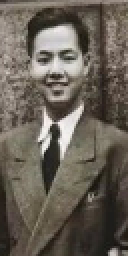
#> input picture face_recog_steps/li.png, 64 x 128 px (shown 2 times larger)
$ python calc_gradients_opencv.py   (older library calls are emulated)
#> lines starting #> are read from the running program, lines starting #| are printed output that depends on the picture
## Python gradient calculation
import cv2
import numpy as np

# Read image
im = cv2.imread('li.png')
#> im is the input picture: shape (128, 64, 3); mean B, G, R 86.1, 96.3, 103.8
im = np.float32(im) / 255.0

# Calculate gradient
gx = cv2.Sobel(im, cv2.CV_32F, 1, 0, ksize=1)
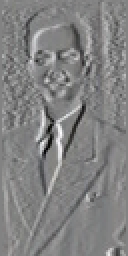
#> gx: shape (128, 64, 3) float32 (shown 2 times larger); mean B, G, R -0.0012, -0.00112, -0.000933; drawn with min black and max white
gy = cv2.Sobel(im, cv2.CV_32F, 0, 1, ksize=1)
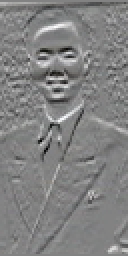
#> gy: shape (128, 64, 3) float32 (shown 2 times larger); mean B, G, R -0.00293, -0.003, -0.00325; drawn with min black and max white

print("gx ={}".format(gx))
#> (printed output is left out)
print("gy ={}".format(gy))
#> (printed output is left out)

# To use OpenCV to calculate magnitude and direction
# Python Calculate gradient magnitude and direction ( in degrees )
mag, angle = cv2.cartToPolar(gx, gy, angleInDegrees=True)
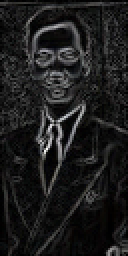
#> mag: shape (128, 64, 3) float32 (shown 2 times larger); mean B, G, R 0.125, 0.125, 0.125; drawn with min black and max white
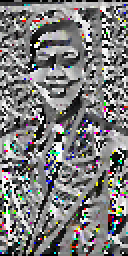
#> angle: shape (128, 64, 3) float32 (shown 2 times larger); mean B, G, R 175.2, 175.4, 175.8; drawn with min black and max white

print("len(mag)={}".format(len(mag)))
#| len(mag)=128
print("len(angle)={}".format(len(angle)))
#| len(angle)=128
print("len(mag[0])={}".format(len(mag[0])))
#| len(mag[0])=64
print("len(angle[0])={}".format(len(angle[0])))
#| len(angle[0])=64
print("mag={}".format(mag))
#> (printed output is left out)
print("angle={}".format(angle))
#> (printed output is left out)

$ run again, with face_recog_steps/li_0.png copied over face_recog_steps/li.png
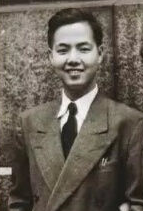
#> input picture face_recog_steps/li_0.png, 143 x 211 px
#> im is the input picture: shape (211, 143, 3); mean B, G, R 85.5, 95.8, 103.6
#> (printed output is left out)
#> (printed output is left out)
#> `mag, angle = cv2.cartToPolar(gx, gy, angleInDegrees=True)`:
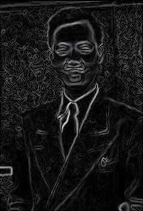
#> mag: shape (211, 143, 3) float32; mean B, G, R 0.0941, 0.0938, 0.0941
#> `mag, angle = cv2.cartToPolar(gx, gy, angleInDegrees=True)`:
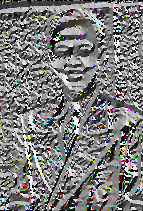
#> angle: shape (211, 143, 3) float32; mean B, G, R 174.8, 175.1, 175.9; drawn with min black and max white
#| len(mag)=211
#| len(angle)=211
#| len(mag[0])=143
#| len(angle[0])=143
#> (printed output is left out)
#> (printed output is left out)
